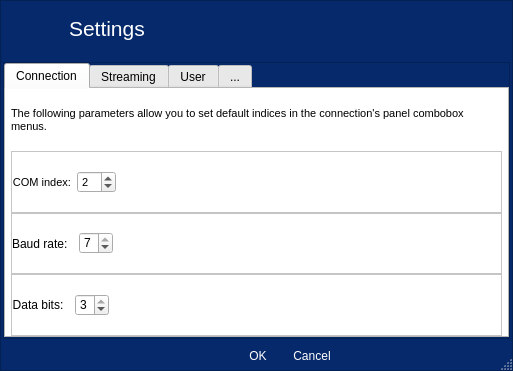
<?xml version="1.0" encoding="UTF-8"?>
<ui version="4.0">
 <class>Dialog</class>
 <widget class="QDialog" name="Dialog">
  <property name="geometry">
   <rect>
    <x>0</x>
    <y>0</y>
    <width>513</width>
    <height>371</height>
   </rect>
  </property>
  <property name="windowTitle">
   <string>Dialog</string>
  </property>
  <property name="styleSheet">
   <string notr="true">QFrame{
	background-color:#06296b; /*accent5*/
}
#window_header QFrame {
	background-color:#06296b; /*accent5*/
	border: none;
	padding: 0;
	margin: 10;
	text-align: center;
	color:#fff;
}

#window_header QPushButton{
	background-color: #06296b; /*accent5*/
	margin: 5;
	padding: 2px;
	border:0;
	border-radius:10px 10px;
}

QPushButton#close_button{
	background-color: #06296b; /*accent5*/
    color: #fff;/*accent1*/
	padding: 2px 2px;
	margin: 5;
	text-align: left;
	border: none;
	border-radius: 1px 1px;
}

QPushButton#close_button:hover{
	background-color: #df0d0d; /*complement3*/
}

QFrame#settings_buttons_frame{
	background-color: #06296b; /*accent5*/
}

#settings_buttons_frame QPushButton{
	color:#fff;
	margin: 0;
	background-color:#06296b; /*accent5*/
	padding: 5px 10px;
	border:0;
	border-radius:10px 10px 10px 10x;
}

#settings_buttons_frame QPushButton:hover{
	background-color:#1b43f5; /*accent3*/
}

QTabWidget{
	background-color:#fff;
}

#tabWidget QFrame{
	background-color:#fff;
	color:#000;
}

#tabWidget QPushButton, QToolButton{
	background-color: #0d56df; /*accent3*/
	padding: 5px;
	margin: 0;
	border-radius:10px;
}

#tabWidget QPushButton:hover{
	background-color:#417cea; /*accent2*/
}
</string>
  </property>
  <property name="sizeGripEnabled">
   <bool>true</bool>
  </property>
  <layout class="QHBoxLayout" name="horizontalLayout_2">
   <property name="spacing">
    <number>0</number>
   </property>
   <property name="leftMargin">
    <number>0</number>
   </property>
   <property name="topMargin">
    <number>0</number>
   </property>
   <property name="rightMargin">
    <number>0</number>
   </property>
   <property name="bottomMargin">
    <number>0</number>
   </property>
   <item>
    <widget class="QFrame" name="settings_window">
     <property name="sizePolicy">
      <sizepolicy hsizetype="Expanding" vsizetype="Expanding">
       <horstretch>0</horstretch>
       <verstretch>0</verstretch>
      </sizepolicy>
     </property>
     <property name="frameShape">
      <enum>QFrame::StyledPanel</enum>
     </property>
     <property name="frameShadow">
      <enum>QFrame::Raised</enum>
     </property>
     <layout class="QVBoxLayout" name="verticalLayout" stretch="1,5,0">
      <property name="spacing">
       <number>5</number>
      </property>
      <property name="leftMargin">
       <number>2</number>
      </property>
      <property name="topMargin">
       <number>0</number>
      </property>
      <property name="rightMargin">
       <number>2</number>
      </property>
      <property name="bottomMargin">
       <number>2</number>
      </property>
      <item alignment="Qt::AlignTop">
       <widget class="QFrame" name="window_header">
        <property name="frameShape">
         <enum>QFrame::NoFrame</enum>
        </property>
        <property name="frameShadow">
         <enum>QFrame::Plain</enum>
        </property>
        <layout class="QHBoxLayout" name="horizontalLayout_3" stretch="0,0,0,0">
         <property name="spacing">
          <number>0</number>
         </property>
         <property name="leftMargin">
          <number>5</number>
         </property>
         <property name="topMargin">
          <number>5</number>
         </property>
         <property name="rightMargin">
          <number>0</number>
         </property>
         <property name="bottomMargin">
          <number>0</number>
         </property>
         <item>
          <widget class="QPushButton" name="setting_icon">
           <property name="minimumSize">
            <size>
             <width>10</width>
             <height>10</height>
            </size>
           </property>
           <property name="text">
            <string/>
           </property>
           <property name="icon">
            <iconset resource="../resources/resources.qrc">
             <normaloff>:/icons/icons/settings.svg</normaloff>:/icons/icons/settings.svg</iconset>
           </property>
           <property name="iconSize">
            <size>
             <width>40</width>
             <height>40</height>
            </size>
           </property>
          </widget>
         </item>
         <item>
          <widget class="QLabel" name="window_label">
           <property name="font">
            <font>
             <pointsize>16</pointsize>
             <weight>50</weight>
             <bold>false</bold>
            </font>
           </property>
           <property name="text">
            <string>Settings</string>
           </property>
          </widget>
         </item>
         <item>
          <spacer name="horizontalSpacer_4">
           <property name="orientation">
            <enum>Qt::Horizontal</enum>
           </property>
           <property name="sizeHint" stdset="0">
            <size>
             <width>40</width>
             <height>20</height>
            </size>
           </property>
          </spacer>
         </item>
         <item alignment="Qt::AlignTop">
          <widget class="QPushButton" name="close_button">
           <property name="text">
            <string/>
           </property>
           <property name="icon">
            <iconset resource="../resources/resources.qrc">
             <normaloff>:/icons/icons/x.svg</normaloff>:/icons/icons/x.svg</iconset>
           </property>
           <property name="iconSize">
            <size>
             <width>12</width>
             <height>12</height>
            </size>
           </property>
          </widget>
         </item>
        </layout>
       </widget>
      </item>
      <item>
       <widget class="QFrame" name="frame">
        <property name="frameShape">
         <enum>QFrame::StyledPanel</enum>
        </property>
        <property name="frameShadow">
         <enum>QFrame::Raised</enum>
        </property>
        <layout class="QHBoxLayout" name="horizontalLayout_6">
         <property name="spacing">
          <number>0</number>
         </property>
         <property name="leftMargin">
          <number>0</number>
         </property>
         <property name="topMargin">
          <number>0</number>
         </property>
         <property name="rightMargin">
          <number>0</number>
         </property>
         <property name="bottomMargin">
          <number>0</number>
         </property>
         <item>
          <widget class="QTabWidget" name="tabWidget">
           <property name="currentIndex">
            <number>0</number>
           </property>
           <property name="elideMode">
            <enum>Qt::ElideNone</enum>
           </property>
           <widget class="QWidget" name="connection_settings">
            <attribute name="title">
             <string>Connection</string>
            </attribute>
            <layout class="QVBoxLayout" name="verticalLayout_2" stretch="1,1,1,1">
             <property name="spacing">
              <number>0</number>
             </property>
             <property name="leftMargin">
              <number>5</number>
             </property>
             <property name="topMargin">
              <number>0</number>
             </property>
             <property name="rightMargin">
              <number>5</number>
             </property>
             <property name="bottomMargin">
              <number>0</number>
             </property>
             <item>
              <widget class="QLabel" name="connection_settinf_description">
               <property name="sizePolicy">
                <sizepolicy hsizetype="Expanding" vsizetype="Expanding">
                 <horstretch>0</horstretch>
                 <verstretch>0</verstretch>
                </sizepolicy>
               </property>
               <property name="font">
                <font>
                 <pointsize>8</pointsize>
                </font>
               </property>
               <property name="frameShape">
                <enum>QFrame::NoFrame</enum>
               </property>
               <property name="lineWidth">
                <number>5</number>
               </property>
               <property name="text">
                <string>The following parameters allow you to set default indices in the connection's panel combobox menus.</string>
               </property>
               <property name="wordWrap">
                <bool>true</bool>
               </property>
              </widget>
             </item>
             <item>
              <widget class="QFrame" name="com_index_frame">
               <property name="frameShape">
                <enum>QFrame::StyledPanel</enum>
               </property>
               <property name="frameShadow">
                <enum>QFrame::Raised</enum>
               </property>
               <layout class="QHBoxLayout" name="horizontalLayout_7">
                <property name="spacing">
                 <number>0</number>
                </property>
                <property name="leftMargin">
                 <number>0</number>
                </property>
                <property name="topMargin">
                 <number>0</number>
                </property>
                <property name="rightMargin">
                 <number>0</number>
                </property>
                <property name="bottomMargin">
                 <number>0</number>
                </property>
                <item>
                 <widget class="QLabel" name="com_index_label">
                  <property name="minimumSize">
                   <size>
                    <width>40</width>
                    <height>0</height>
                   </size>
                  </property>
                  <property name="font">
                   <font>
                    <pointsize>8</pointsize>
                   </font>
                  </property>
                  <property name="text">
                   <string>COM index:  </string>
                  </property>
                  <property name="alignment">
                   <set>Qt::AlignRight|Qt::AlignTrailing|Qt::AlignVCenter</set>
                  </property>
                 </widget>
                </item>
                <item>
                 <widget class="QSpinBox" name="COM_index_spinbox">
                  <property name="font">
                   <font>
                    <pointsize>8</pointsize>
                   </font>
                  </property>
                  <property name="maximum">
                   <number>10</number>
                  </property>
                  <property name="value">
                   <number>2</number>
                  </property>
                 </widget>
                </item>
                <item>
                 <spacer name="horizontalSpacer_11">
                  <property name="orientation">
                   <enum>Qt::Horizontal</enum>
                  </property>
                  <property name="sizeHint" stdset="0">
                   <size>
                    <width>40</width>
                    <height>20</height>
                   </size>
                  </property>
                 </spacer>
                </item>
               </layout>
              </widget>
             </item>
             <item>
              <widget class="QFrame" name="baud_index_frame">
               <property name="frameShape">
                <enum>QFrame::StyledPanel</enum>
               </property>
               <property name="frameShadow">
                <enum>QFrame::Raised</enum>
               </property>
               <layout class="QHBoxLayout" name="horizontalLayout" stretch="0,0,0">
                <property name="spacing">
                 <number>5</number>
                </property>
                <property name="leftMargin">
                 <number>0</number>
                </property>
                <property name="topMargin">
                 <number>0</number>
                </property>
                <property name="rightMargin">
                 <number>0</number>
                </property>
                <property name="bottomMargin">
                 <number>0</number>
                </property>
                <item alignment="Qt::AlignRight">
                 <widget class="QLabel" name="baud_index_label">
                  <property name="minimumSize">
                   <size>
                    <width>40</width>
                    <height>0</height>
                   </size>
                  </property>
                  <property name="text">
                   <string>Baud rate:  </string>
                  </property>
                  <property name="alignment">
                   <set>Qt::AlignRight|Qt::AlignTrailing|Qt::AlignVCenter</set>
                  </property>
                 </widget>
                </item>
                <item>
                 <widget class="QSpinBox" name="baud_index_spinbox">
                  <property name="maximum">
                   <number>7</number>
                  </property>
                  <property name="singleStep">
                   <number>1</number>
                  </property>
                  <property name="value">
                   <number>7</number>
                  </property>
                 </widget>
                </item>
                <item>
                 <spacer name="horizontalSpacer_6">
                  <property name="orientation">
                   <enum>Qt::Horizontal</enum>
                  </property>
                  <property name="sizeHint" stdset="0">
                   <size>
                    <width>40</width>
                    <height>20</height>
                   </size>
                  </property>
                 </spacer>
                </item>
               </layout>
              </widget>
             </item>
             <item>
              <widget class="QFrame" name="databits_index_frame">
               <property name="frameShape">
                <enum>QFrame::StyledPanel</enum>
               </property>
               <property name="frameShadow">
                <enum>QFrame::Raised</enum>
               </property>
               <layout class="QHBoxLayout" name="horizontalLayout_4">
                <property name="spacing">
                 <number>5</number>
                </property>
                <property name="leftMargin">
                 <number>0</number>
                </property>
                <property name="topMargin">
                 <number>0</number>
                </property>
                <property name="rightMargin">
                 <number>0</number>
                </property>
                <property name="bottomMargin">
                 <number>0</number>
                </property>
                <item alignment="Qt::AlignRight">
                 <widget class="QLabel" name="databits_index_label">
                  <property name="minimumSize">
                   <size>
                    <width>40</width>
                    <height>0</height>
                   </size>
                  </property>
                  <property name="text">
                   <string>Data bits:  </string>
                  </property>
                  <property name="alignment">
                   <set>Qt::AlignRight|Qt::AlignTrailing|Qt::AlignVCenter</set>
                  </property>
                 </widget>
                </item>
                <item>
                 <widget class="QSpinBox" name="databits_index_spinbox">
                  <property name="minimum">
                   <number>0</number>
                  </property>
                  <property name="maximum">
                   <number>3</number>
                  </property>
                  <property name="value">
                   <number>3</number>
                  </property>
                 </widget>
                </item>
                <item>
                 <spacer name="horizontalSpacer_8">
                  <property name="orientation">
                   <enum>Qt::Horizontal</enum>
                  </property>
                  <property name="sizeHint" stdset="0">
                   <size>
                    <width>40</width>
                    <height>20</height>
                   </size>
                  </property>
                 </spacer>
                </item>
               </layout>
              </widget>
             </item>
            </layout>
           </widget>
           <widget class="QWidget" name="streaming_settings">
            <attribute name="title">
             <string>Streaming</string>
            </attribute>
            <layout class="QVBoxLayout" name="verticalLayout_5" stretch="1,1,1,1,1">
             <property name="spacing">
              <number>0</number>
             </property>
             <property name="leftMargin">
              <number>5</number>
             </property>
             <property name="topMargin">
              <number>0</number>
             </property>
             <property name="rightMargin">
              <number>5</number>
             </property>
             <property name="bottomMargin">
              <number>0</number>
             </property>
             <item>
              <widget class="QLabel" name="streaming_settings_description">
               <property name="text">
                <string>The following parameters allow you to set default parameters for data streaming.</string>
               </property>
               <property name="wordWrap">
                <bool>true</bool>
               </property>
              </widget>
             </item>
             <item>
              <widget class="QFrame" name="sampling_rate_frame">
               <property name="frameShape">
                <enum>QFrame::StyledPanel</enum>
               </property>
               <property name="frameShadow">
                <enum>QFrame::Raised</enum>
               </property>
               <layout class="QHBoxLayout" name="horizontalLayout_18" stretch="0,0,0">
                <property name="spacing">
                 <number>3</number>
                </property>
                <property name="leftMargin">
                 <number>0</number>
                </property>
                <property name="topMargin">
                 <number>0</number>
                </property>
                <property name="rightMargin">
                 <number>0</number>
                </property>
                <property name="bottomMargin">
                 <number>0</number>
                </property>
                <item>
                 <widget class="QLabel" name="sampling_rate_label">
                  <property name="text">
                   <string>Sampling rate (ms):  </string>
                  </property>
                 </widget>
                </item>
                <item>
                 <widget class="QSpinBox" name="sampling_rate_spinbox">
                  <property name="minimum">
                   <number>240</number>
                  </property>
                  <property name="maximum">
                   <number>1000000</number>
                  </property>
                  <property name="value">
                   <number>240</number>
                  </property>
                 </widget>
                </item>
                <item>
                 <spacer name="horizontalSpacer_3">
                  <property name="orientation">
                   <enum>Qt::Horizontal</enum>
                  </property>
                  <property name="sizeHint" stdset="0">
                   <size>
                    <width>40</width>
                    <height>20</height>
                   </size>
                  </property>
                 </spacer>
                </item>
               </layout>
              </widget>
             </item>
             <item>
              <widget class="QFrame" name="plotting_rate_frame">
               <property name="frameShape">
                <enum>QFrame::StyledPanel</enum>
               </property>
               <property name="frameShadow">
                <enum>QFrame::Raised</enum>
               </property>
               <layout class="QHBoxLayout" name="horizontalLayout_19" stretch="0,0,0">
                <property name="spacing">
                 <number>3</number>
                </property>
                <property name="leftMargin">
                 <number>0</number>
                </property>
                <property name="topMargin">
                 <number>0</number>
                </property>
                <property name="rightMargin">
                 <number>0</number>
                </property>
                <property name="bottomMargin">
                 <number>0</number>
                </property>
                <item>
                 <widget class="QLabel" name="plotting_rate_label">
                  <property name="text">
                   <string>Plotting rate (ms):  </string>
                  </property>
                 </widget>
                </item>
                <item>
                 <widget class="QSpinBox" name="plotting_rate_spinbox">
                  <property name="minimum">
                   <number>10</number>
                  </property>
                  <property name="maximum">
                   <number>1000000</number>
                  </property>
                  <property name="value">
                   <number>100</number>
                  </property>
                 </widget>
                </item>
                <item>
                 <spacer name="horizontalSpacer_5">
                  <property name="orientation">
                   <enum>Qt::Horizontal</enum>
                  </property>
                  <property name="sizeHint" stdset="0">
                   <size>
                    <width>40</width>
                    <height>20</height>
                   </size>
                  </property>
                 </spacer>
                </item>
               </layout>
              </widget>
             </item>
             <item>
              <widget class="QFrame" name="analysis_time_frame">
               <property name="frameShape">
                <enum>QFrame::StyledPanel</enum>
               </property>
               <property name="frameShadow">
                <enum>QFrame::Raised</enum>
               </property>
               <layout class="QHBoxLayout" name="horizontalLayout_20" stretch="0,0,0">
                <property name="spacing">
                 <number>3</number>
                </property>
                <property name="leftMargin">
                 <number>0</number>
                </property>
                <property name="topMargin">
                 <number>0</number>
                </property>
                <property name="rightMargin">
                 <number>0</number>
                </property>
                <property name="bottomMargin">
                 <number>0</number>
                </property>
                <item>
                 <widget class="QLabel" name="analysis_time_label">
                  <property name="text">
                   <string>Analysis time (ms):  </string>
                  </property>
                 </widget>
                </item>
                <item>
                 <widget class="QSpinBox" name="analysis_time_spinbox">
                  <property name="minimum">
                   <number>1</number>
                  </property>
                  <property name="maximum">
                   <number>7200000</number>
                  </property>
                  <property name="value">
                   <number>1000</number>
                  </property>
                 </widget>
                </item>
                <item>
                 <spacer name="horizontalSpacer_9">
                  <property name="orientation">
                   <enum>Qt::Horizontal</enum>
                  </property>
                  <property name="sizeHint" stdset="0">
                   <size>
                    <width>40</width>
                    <height>20</height>
                   </size>
                  </property>
                 </spacer>
                </item>
               </layout>
              </widget>
             </item>
             <item>
              <widget class="QFrame" name="buffer_size_frame">
               <property name="frameShape">
                <enum>QFrame::StyledPanel</enum>
               </property>
               <property name="frameShadow">
                <enum>QFrame::Raised</enum>
               </property>
               <layout class="QHBoxLayout" name="horizontalLayout_22" stretch="0,0,0">
                <property name="spacing">
                 <number>3</number>
                </property>
                <property name="leftMargin">
                 <number>0</number>
                </property>
                <property name="topMargin">
                 <number>0</number>
                </property>
                <property name="rightMargin">
                 <number>0</number>
                </property>
                <property name="bottomMargin">
                 <number>0</number>
                </property>
                <item>
                 <widget class="QLabel" name="buffer_size_label_2">
                  <property name="text">
                   <string>Buffer size:  </string>
                  </property>
                 </widget>
                </item>
                <item>
                 <widget class="QSpinBox" name="buffer_size_spinbox_2">
                  <property name="minimum">
                   <number>5</number>
                  </property>
                  <property name="maximum">
                   <number>40</number>
                  </property>
                  <property name="value">
                   <number>30</number>
                  </property>
                 </widget>
                </item>
                <item>
                 <spacer name="horizontalSpacer_7">
                  <property name="orientation">
                   <enum>Qt::Horizontal</enum>
                  </property>
                  <property name="sizeHint" stdset="0">
                   <size>
                    <width>40</width>
                    <height>20</height>
                   </size>
                  </property>
                 </spacer>
                </item>
               </layout>
              </widget>
             </item>
            </layout>
           </widget>
           <widget class="QWidget" name="user_settings">
            <attribute name="title">
             <string>User</string>
            </attribute>
            <layout class="QVBoxLayout" name="verticalLayout_3" stretch="1,1,1,1">
             <property name="spacing">
              <number>0</number>
             </property>
             <property name="leftMargin">
              <number>5</number>
             </property>
             <property name="topMargin">
              <number>0</number>
             </property>
             <property name="rightMargin">
              <number>5</number>
             </property>
             <property name="bottomMargin">
              <number>0</number>
             </property>
             <item>
              <widget class="QLabel" name="label">
               <property name="text">
                <string>The following parameters allow you to set default user information.</string>
               </property>
               <property name="wordWrap">
                <bool>true</bool>
               </property>
              </widget>
             </item>
             <item>
              <widget class="QFrame" name="name_frame">
               <property name="frameShape">
                <enum>QFrame::StyledPanel</enum>
               </property>
               <property name="frameShadow">
                <enum>QFrame::Raised</enum>
               </property>
               <layout class="QHBoxLayout" name="horizontalLayout_11" stretch="0,0,0">
                <property name="spacing">
                 <number>5</number>
                </property>
                <property name="leftMargin">
                 <number>0</number>
                </property>
                <property name="topMargin">
                 <number>0</number>
                </property>
                <property name="rightMargin">
                 <number>0</number>
                </property>
                <property name="bottomMargin">
                 <number>0</number>
                </property>
                <item alignment="Qt::AlignRight">
                 <widget class="QLabel" name="name_label">
                  <property name="minimumSize">
                   <size>
                    <width>40</width>
                    <height>0</height>
                   </size>
                  </property>
                  <property name="text">
                   <string>Name:  </string>
                  </property>
                  <property name="alignment">
                   <set>Qt::AlignRight|Qt::AlignTrailing|Qt::AlignVCenter</set>
                  </property>
                 </widget>
                </item>
                <item alignment="Qt::AlignRight">
                 <widget class="QLineEdit" name="name_lineEdit">
                  <property name="minimumSize">
                   <size>
                    <width>115</width>
                    <height>0</height>
                   </size>
                  </property>
                  <property name="maximumSize">
                   <size>
                    <width>115</width>
                    <height>16777215</height>
                   </size>
                  </property>
                  <property name="font">
                   <font>
                    <italic>false</italic>
                   </font>
                  </property>
                  <property name="inputMask">
                   <string/>
                  </property>
                  <property name="text">
                   <string>None</string>
                  </property>
                  <property name="dragEnabled">
                   <bool>false</bool>
                  </property>
                  <property name="placeholderText">
                   <string/>
                  </property>
                 </widget>
                </item>
                <item>
                 <spacer name="horizontalSpacer_13">
                  <property name="orientation">
                   <enum>Qt::Horizontal</enum>
                  </property>
                  <property name="sizeHint" stdset="0">
                   <size>
                    <width>40</width>
                    <height>20</height>
                   </size>
                  </property>
                 </spacer>
                </item>
               </layout>
              </widget>
             </item>
             <item>
              <widget class="QFrame" name="role_frame_3">
               <property name="frameShape">
                <enum>QFrame::StyledPanel</enum>
               </property>
               <property name="frameShadow">
                <enum>QFrame::Raised</enum>
               </property>
               <layout class="QHBoxLayout" name="horizontalLayout_12">
                <property name="spacing">
                 <number>5</number>
                </property>
                <property name="leftMargin">
                 <number>0</number>
                </property>
                <property name="topMargin">
                 <number>0</number>
                </property>
                <property name="rightMargin">
                 <number>0</number>
                </property>
                <property name="bottomMargin">
                 <number>0</number>
                </property>
                <item alignment="Qt::AlignRight">
                 <widget class="QLabel" name="role_label">
                  <property name="minimumSize">
                   <size>
                    <width>40</width>
                    <height>0</height>
                   </size>
                  </property>
                  <property name="text">
                   <string>Role:  </string>
                  </property>
                  <property name="alignment">
                   <set>Qt::AlignRight|Qt::AlignTrailing|Qt::AlignVCenter</set>
                  </property>
                 </widget>
                </item>
                <item alignment="Qt::AlignRight">
                 <widget class="QLineEdit" name="role_lineEdit">
                  <property name="minimumSize">
                   <size>
                    <width>115</width>
                    <height>0</height>
                   </size>
                  </property>
                  <property name="maximumSize">
                   <size>
                    <width>115</width>
                    <height>16777215</height>
                   </size>
                  </property>
                  <property name="font">
                   <font>
                    <italic>false</italic>
                   </font>
                  </property>
                  <property name="text">
                   <string>None</string>
                  </property>
                  <property name="placeholderText">
                   <string/>
                  </property>
                 </widget>
                </item>
                <item>
                 <spacer name="horizontalSpacer_14">
                  <property name="orientation">
                   <enum>Qt::Horizontal</enum>
                  </property>
                  <property name="sizeHint" stdset="0">
                   <size>
                    <width>40</width>
                    <height>20</height>
                   </size>
                  </property>
                 </spacer>
                </item>
               </layout>
              </widget>
             </item>
             <item>
              <widget class="QFrame" name="email_frame">
               <property name="frameShape">
                <enum>QFrame::StyledPanel</enum>
               </property>
               <property name="frameShadow">
                <enum>QFrame::Raised</enum>
               </property>
               <layout class="QHBoxLayout" name="horizontalLayout_13">
                <property name="spacing">
                 <number>5</number>
                </property>
                <property name="leftMargin">
                 <number>0</number>
                </property>
                <property name="topMargin">
                 <number>0</number>
                </property>
                <property name="rightMargin">
                 <number>0</number>
                </property>
                <property name="bottomMargin">
                 <number>0</number>
                </property>
                <item>
                 <widget class="QLabel" name="email_label">
                  <property name="minimumSize">
                   <size>
                    <width>40</width>
                    <height>0</height>
                   </size>
                  </property>
                  <property name="text">
                   <string>E-mail:  </string>
                  </property>
                  <property name="alignment">
                   <set>Qt::AlignRight|Qt::AlignTrailing|Qt::AlignVCenter</set>
                  </property>
                 </widget>
                </item>
                <item>
                 <widget class="QLineEdit" name="email_lineEdit">
                  <property name="minimumSize">
                   <size>
                    <width>115</width>
                    <height>0</height>
                   </size>
                  </property>
                  <property name="font">
                   <font>
                    <italic>false</italic>
                   </font>
                  </property>
                  <property name="text">
                   <string>None</string>
                  </property>
                  <property name="placeholderText">
                   <string/>
                  </property>
                 </widget>
                </item>
                <item>
                 <spacer name="horizontalSpacer_15">
                  <property name="orientation">
                   <enum>Qt::Horizontal</enum>
                  </property>
                  <property name="sizeHint" stdset="0">
                   <size>
                    <width>40</width>
                    <height>20</height>
                   </size>
                  </property>
                 </spacer>
                </item>
               </layout>
              </widget>
             </item>
            </layout>
           </widget>
           <widget class="QWidget" name="more_settings">
            <attribute name="title">
             <string>...</string>
            </attribute>
            <layout class="QVBoxLayout" name="verticalLayout_4" stretch="1,1,1,1">
             <property name="spacing">
              <number>0</number>
             </property>
             <property name="leftMargin">
              <number>5</number>
             </property>
             <property name="topMargin">
              <number>0</number>
             </property>
             <property name="rightMargin">
              <number>5</number>
             </property>
             <property name="bottomMargin">
              <number>0</number>
             </property>
             <item>
              <widget class="QLabel" name="label_2">
               <property name="text">
                <string>The following parameters allow you to set the default visualization and data storage location. </string>
               </property>
               <property name="wordWrap">
                <bool>true</bool>
               </property>
              </widget>
             </item>
             <item>
              <widget class="QFrame" name="initial_data_size_frame">
               <property name="frameShape">
                <enum>QFrame::StyledPanel</enum>
               </property>
               <property name="frameShadow">
                <enum>QFrame::Raised</enum>
               </property>
               <layout class="QHBoxLayout" name="horizontalLayout_16">
                <property name="spacing">
                 <number>5</number>
                </property>
                <property name="leftMargin">
                 <number>0</number>
                </property>
                <property name="topMargin">
                 <number>0</number>
                </property>
                <property name="rightMargin">
                 <number>0</number>
                </property>
                <property name="bottomMargin">
                 <number>0</number>
                </property>
                <item>
                 <widget class="QLabel" name="initial_data_size_label">
                  <property name="minimumSize">
                   <size>
                    <width>40</width>
                    <height>0</height>
                   </size>
                  </property>
                  <property name="text">
                   <string>Initial data size:  </string>
                  </property>
                  <property name="alignment">
                   <set>Qt::AlignRight|Qt::AlignTrailing|Qt::AlignVCenter</set>
                  </property>
                 </widget>
                </item>
                <item>
                 <widget class="QSpinBox" name="initial_data_size_spinbox">
                  <property name="font">
                   <font>
                    <pointsize>8</pointsize>
                   </font>
                  </property>
                  <property name="minimum">
                   <number>10</number>
                  </property>
                  <property name="maximum">
                   <number>200</number>
                  </property>
                 </widget>
                </item>
                <item>
                 <spacer name="horizontalSpacer_18">
                  <property name="orientation">
                   <enum>Qt::Horizontal</enum>
                  </property>
                  <property name="sizeHint" stdset="0">
                   <size>
                    <width>40</width>
                    <height>20</height>
                   </size>
                  </property>
                 </spacer>
                </item>
               </layout>
              </widget>
             </item>
             <item>
              <widget class="QFrame" name="file_name_prefix_frame">
               <property name="frameShape">
                <enum>QFrame::StyledPanel</enum>
               </property>
               <property name="frameShadow">
                <enum>QFrame::Raised</enum>
               </property>
               <layout class="QHBoxLayout" name="horizontalLayout_14">
                <property name="spacing">
                 <number>5</number>
                </property>
                <property name="leftMargin">
                 <number>0</number>
                </property>
                <property name="topMargin">
                 <number>0</number>
                </property>
                <property name="rightMargin">
                 <number>0</number>
                </property>
                <property name="bottomMargin">
                 <number>0</number>
                </property>
                <item>
                 <widget class="QLabel" name="file_name_prefix_label">
                  <property name="minimumSize">
                   <size>
                    <width>40</width>
                    <height>0</height>
                   </size>
                  </property>
                  <property name="text">
                   <string>File names prefix:  </string>
                  </property>
                  <property name="alignment">
                   <set>Qt::AlignRight|Qt::AlignTrailing|Qt::AlignVCenter</set>
                  </property>
                 </widget>
                </item>
                <item>
                 <widget class="QLineEdit" name="file_name_prefix_lineEdit">
                  <property name="minimumSize">
                   <size>
                    <width>115</width>
                    <height>0</height>
                   </size>
                  </property>
                  <property name="font">
                   <font>
                    <italic>false</italic>
                   </font>
                  </property>
                  <property name="text">
                   <string/>
                  </property>
                  <property name="placeholderText">
                   <string>Ej: experiment_1</string>
                  </property>
                 </widget>
                </item>
                <item>
                 <spacer name="horizontalSpacer_16">
                  <property name="orientation">
                   <enum>Qt::Horizontal</enum>
                  </property>
                  <property name="sizeHint" stdset="0">
                   <size>
                    <width>40</width>
                    <height>20</height>
                   </size>
                  </property>
                 </spacer>
                </item>
               </layout>
              </widget>
             </item>
             <item>
              <widget class="QFrame" name="output_path_frame">
               <property name="frameShape">
                <enum>QFrame::StyledPanel</enum>
               </property>
               <property name="frameShadow">
                <enum>QFrame::Raised</enum>
               </property>
               <layout class="QHBoxLayout" name="horizontalLayout_15">
                <property name="spacing">
                 <number>5</number>
                </property>
                <property name="leftMargin">
                 <number>0</number>
                </property>
                <property name="topMargin">
                 <number>0</number>
                </property>
                <property name="rightMargin">
                 <number>0</number>
                </property>
                <property name="bottomMargin">
                 <number>0</number>
                </property>
                <item>
                 <widget class="QLabel" name="output_path_label">
                  <property name="minimumSize">
                   <size>
                    <width>40</width>
                    <height>0</height>
                   </size>
                  </property>
                  <property name="text">
                   <string>Output path:  </string>
                  </property>
                  <property name="alignment">
                   <set>Qt::AlignRight|Qt::AlignTrailing|Qt::AlignVCenter</set>
                  </property>
                 </widget>
                </item>
                <item>
                 <widget class="QLineEdit" name="output_path_lineEdit">
                  <property name="minimumSize">
                   <size>
                    <width>115</width>
                    <height>0</height>
                   </size>
                  </property>
                  <property name="font">
                   <font>
                    <italic>true</italic>
                   </font>
                  </property>
                  <property name="text">
                   <string/>
                  </property>
                  <property name="readOnly">
                   <bool>true</bool>
                  </property>
                  <property name="placeholderText">
                   <string/>
                  </property>
                 </widget>
                </item>
                <item>
                 <widget class="QToolButton" name="output_path_button">
                  <property name="text">
                   <string/>
                  </property>
                  <property name="icon">
                   <iconset resource="../resources/resources.qrc">
                    <normaloff>:/icons/icons/folder.svg</normaloff>:/icons/icons/folder.svg</iconset>
                  </property>
                 </widget>
                </item>
                <item>
                 <spacer name="horizontalSpacer_17">
                  <property name="orientation">
                   <enum>Qt::Horizontal</enum>
                  </property>
                  <property name="sizeHint" stdset="0">
                   <size>
                    <width>40</width>
                    <height>20</height>
                   </size>
                  </property>
                 </spacer>
                </item>
               </layout>
              </widget>
             </item>
            </layout>
           </widget>
          </widget>
         </item>
        </layout>
       </widget>
      </item>
      <item alignment="Qt::AlignBottom">
       <widget class="QFrame" name="settings_buttons_frame">
        <property name="styleSheet">
         <string notr="true"/>
        </property>
        <property name="frameShape">
         <enum>QFrame::NoFrame</enum>
        </property>
        <property name="frameShadow">
         <enum>QFrame::Plain</enum>
        </property>
        <layout class="QHBoxLayout" name="horizontalLayout_5">
         <property name="spacing">
          <number>0</number>
         </property>
         <property name="leftMargin">
          <number>0</number>
         </property>
         <property name="topMargin">
          <number>0</number>
         </property>
         <property name="rightMargin">
          <number>0</number>
         </property>
         <property name="bottomMargin">
          <number>0</number>
         </property>
         <item>
          <spacer name="horizontalSpacer">
           <property name="orientation">
            <enum>Qt::Horizontal</enum>
           </property>
           <property name="sizeHint" stdset="0">
            <size>
             <width>40</width>
             <height>20</height>
            </size>
           </property>
          </spacer>
         </item>
         <item>
          <widget class="QDialogButtonBox" name="buttonBox">
           <property name="standardButtons">
            <set>QDialogButtonBox::Cancel|QDialogButtonBox::Ok</set>
           </property>
           <property name="centerButtons">
            <bool>false</bool>
           </property>
          </widget>
         </item>
         <item>
          <spacer name="horizontalSpacer_2">
           <property name="orientation">
            <enum>Qt::Horizontal</enum>
           </property>
           <property name="sizeHint" stdset="0">
            <size>
             <width>40</width>
             <height>20</height>
            </size>
           </property>
          </spacer>
         </item>
        </layout>
       </widget>
      </item>
     </layout>
    </widget>
   </item>
  </layout>
 </widget>
 <resources>
  <include location="../resources/resources.qrc"/>
 </resources>
 <connections/>
</ui>
